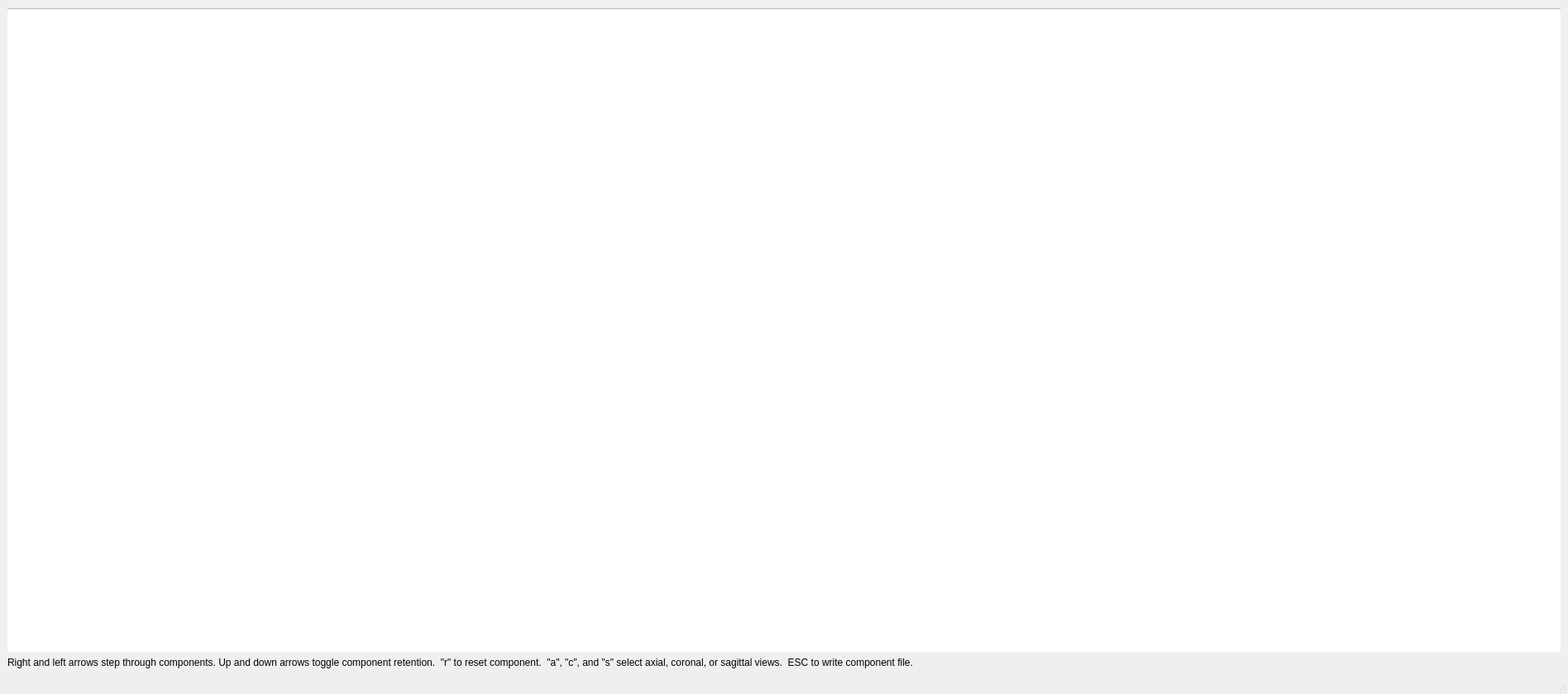
<?xml version="1.0" encoding="UTF-8"?>
<ui version="4.0">
 <class>MainWindow</class>
 <widget class="QMainWindow" name="MainWindow">
  <property name="geometry">
   <rect>
    <x>0</x>
    <y>0</y>
    <width>1896</width>
    <height>839</height>
   </rect>
  </property>
  <property name="sizePolicy">
   <sizepolicy hsizetype="Preferred" vsizetype="Preferred">
    <horstretch>0</horstretch>
    <verstretch>0</verstretch>
   </sizepolicy>
  </property>
  <property name="windowTitle">
   <string>MainWindow</string>
  </property>
  <widget class="QWidget" name="centralwidget">
   <layout class="QGridLayout" name="gridLayout">
    <item row="1" column="1">
     <widget class="QLabel" name="label">
      <property name="text">
       <string>Right and left arrows step through components. Up and down arrows toggle component retention.  &quot;r&quot; to reset component.  &quot;a&quot;, &quot;c&quot;, and &quot;s&quot; select axial, coronal, or sagittal views.  ESC to write component file.</string>
      </property>
     </widget>
    </item>
    <item row="0" column="1">
     <layout class="QHBoxLayout" name="horizontalLayout">
      <property name="sizeConstraint">
       <enum>QLayout::SetNoConstraint</enum>
      </property>
      <item>
       <widget class="QStackedWidget" name="stackedWidget">
        <property name="sizePolicy">
         <sizepolicy hsizetype="Expanding" vsizetype="Expanding">
          <horstretch>0</horstretch>
          <verstretch>0</verstretch>
         </sizepolicy>
        </property>
        <property name="currentIndex">
         <number>1</number>
        </property>
        <widget class="QWidget" name="page">
         <property name="sizePolicy">
          <sizepolicy hsizetype="Expanding" vsizetype="Expanding">
           <horstretch>0</horstretch>
           <verstretch>0</verstretch>
          </sizepolicy>
         </property>
         <widget class="QWidget" name="horizontalLayoutWidget">
          <property name="geometry">
           <rect>
            <x>-9</x>
            <y>1</y>
            <width>2002</width>
            <height>1202</height>
           </rect>
          </property>
          <layout class="QHBoxLayout" name="horizontalLayout_2">
           <property name="sizeConstraint">
            <enum>QLayout::SetMaximumSize</enum>
           </property>
           <item>
            <widget class="GraphicsLayoutWidget" name="image_graphicsView">
             <property name="enabled">
              <bool>true</bool>
             </property>
             <property name="sizePolicy">
              <sizepolicy hsizetype="Expanding" vsizetype="Expanding">
               <horstretch>0</horstretch>
               <verstretch>0</verstretch>
              </sizepolicy>
             </property>
             <property name="minimumSize">
              <size>
               <width>600</width>
               <height>100</height>
              </size>
             </property>
             <property name="maximumSize">
              <size>
               <width>2000</width>
               <height>1200</height>
              </size>
             </property>
             <property name="sizeIncrement">
              <size>
               <width>1</width>
               <height>1</height>
              </size>
             </property>
            </widget>
           </item>
          </layout>
         </widget>
        </widget>
        <widget class="QWidget" name="page_2">
         <property name="sizePolicy">
          <sizepolicy hsizetype="Expanding" vsizetype="Expanding">
           <horstretch>0</horstretch>
           <verstretch>0</verstretch>
          </sizepolicy>
         </property>
         <widget class="QWidget" name="horizontalLayoutWidget_2">
          <property name="geometry">
           <rect>
            <x>-9</x>
            <y>1</y>
            <width>2002</width>
            <height>1202</height>
           </rect>
          </property>
          <layout class="QHBoxLayout" name="horizontalLayout_3">
           <property name="sizeConstraint">
            <enum>QLayout::SetMaximumSize</enum>
           </property>
           <item>
            <widget class="GraphicsLayoutWidget" name="image_altgraphicsView">
             <property name="enabled">
              <bool>true</bool>
             </property>
             <property name="sizePolicy">
              <sizepolicy hsizetype="Expanding" vsizetype="Expanding">
               <horstretch>0</horstretch>
               <verstretch>0</verstretch>
              </sizepolicy>
             </property>
             <property name="minimumSize">
              <size>
               <width>600</width>
               <height>100</height>
              </size>
             </property>
             <property name="maximumSize">
              <size>
               <width>2000</width>
               <height>1200</height>
              </size>
             </property>
             <property name="sizeIncrement">
              <size>
               <width>1</width>
               <height>1</height>
              </size>
             </property>
            </widget>
           </item>
          </layout>
         </widget>
        </widget>
       </widget>
      </item>
     </layout>
    </item>
   </layout>
  </widget>
  <widget class="QMenuBar" name="menubar">
   <property name="geometry">
    <rect>
     <x>0</x>
     <y>0</y>
     <width>1896</width>
     <height>24</height>
    </rect>
   </property>
  </widget>
  <widget class="QStatusBar" name="statusbar"/>
 </widget>
 <customwidgets>
  <customwidget>
   <class>GraphicsLayoutWidget</class>
   <extends>QGraphicsView</extends>
   <header>pyqtgraph</header>
  </customwidget>
 </customwidgets>
 <resources/>
 <connections/>
</ui>
